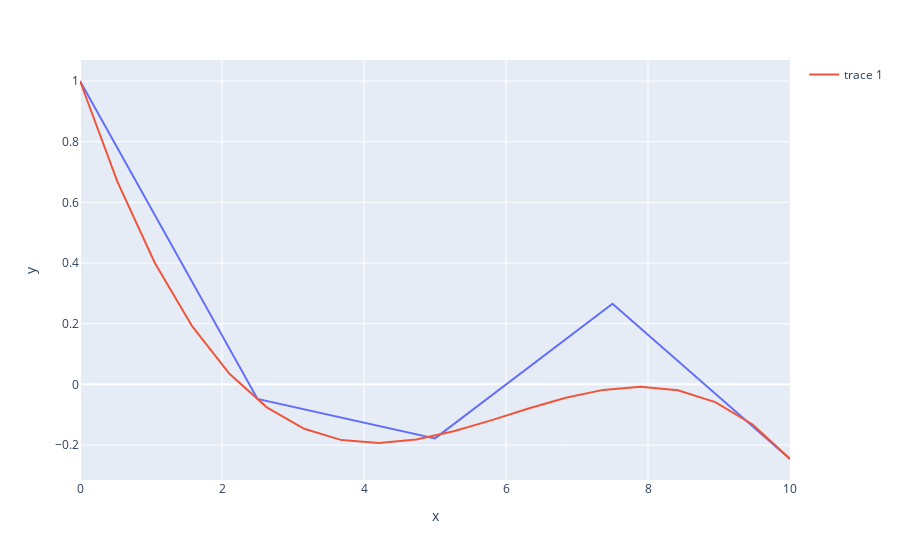

Notebook cell for this chart:
### Markdown cell above
### Тесты из файлов

### Code cell
x, y, p = read_xypdata("data/tmp41")

x_pred = np.linspace(min(x), max(x), 20)
f_pred = LeastSquare(x, y, p, 3)
y_pred = [f_pred(xi) for xi in x_pred]

fig = px.line(x=x, y=y)
fig.add_trace(go.Scatter(x=x_pred, y=y_pred))
fig.show()

### Figure 1 — Plotly figure (JSON) as saved in the notebook; plotly's stock layout.template omitted (floating-point values rounded to 4 significant figures)
{"data": [{"hovertemplate": "x=%{x}<br>y=%{y}<extra></extra>", "legendgroup": "", "line": {"color": "#636efa", "dash": "solid"}, "marker": {"symbol": "circle"}, "mode": "lines", "name": "", "orientation": "v", "showlegend": false, "type": "scatter", "x": [0, 2.5, 5, 7.5, 10], "xaxis": "x", "y": [1, -0.048, -0.178, 0.266, -0.246], "yaxis": "y"}, {"type": "scatter", "x": [0, 0.5263, 1.053, 1.579, 2.105, 2.632, 3.158, 3.684, 4.211, 4.737, 5.263, 5.789, 6.316, 6.842, 7.368, 7.895, 8.421, 8.947, 9.474, 10], "y": [1.0, 0.6682, 0.4008, 0.1918, 0.03503, -0.0757, -0.1466, -0.1837, -0.1933, -0.1816, -0.1546, -0.1186, -0.07978, -0.04425, -0.01818, -0.007768, -0.01917, -0.05855, -0.1321, -0.2459]}], "layout": {"legend": {"tracegroupgap": 0}, "margin": {"t": 60}, "xaxis": {"anchor": "y", "domain": [0, 1], "title": {"text": "x"}}, "yaxis": {"anchor": "x", "domain": [0, 1], "title": {"text": "y"}}}}
